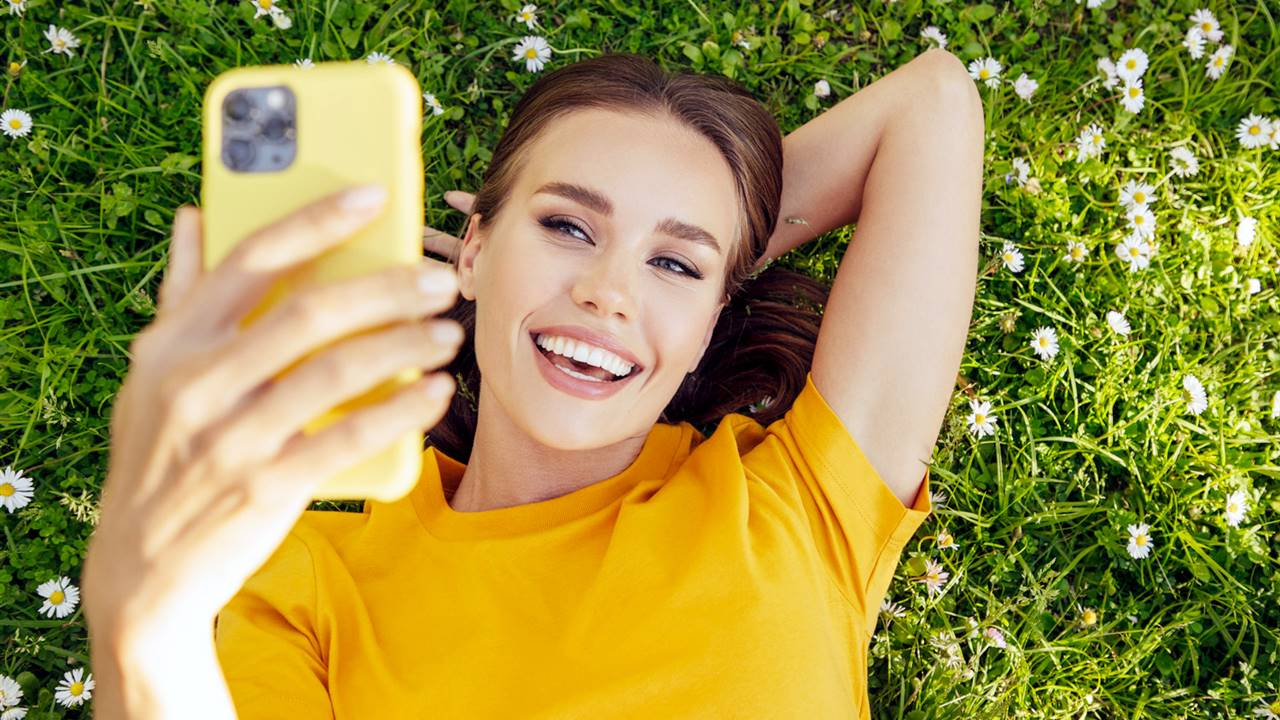
#> input picture Bimestre 2023-3/Aprendizaje Estadístico y Computacional/Semana 7/selfie.jpg, 1280 x 720 px
$ jupyter execute --allow-errors Ayudantia-7.ipynb
#> lines starting #> are read from the running program, lines starting #| are printed output that depends on the picture; long printed decimals are rounded
La clase de hoy nos permitirá crear un filtro (algo rudimentario) de imágenes en función de agrupamiento de colores

[cell 1]
import numpy as np
import cv2
import matplotlib.pyplot as plt

from sklearn.cluster import KMeans

Comenzamos cargando una imagen.

[cell 2]
# Cargamos nuestra imagen
img = cv2.imread('selfie.jpg')
#> img is the input picture: shape (720, 1280, 3); mean B, G, R 69.9, 142.6, 153.6
# Fijamos los colores RGB originales
img = cv2.cvtColor(img, cv2.COLOR_BGR2RGB)

[cell 3]
plt.imshow(img)
plt.show()

[cell 4]
# Dado que tenemos una matriz RGB (red, green, blue) vamos a ajustar
# la variable de entrada para ser utilizada en K-means
pixel_vals = img.reshape((-1,3))
print(pixel_vals)
#> (printed output is left out)
print('Cantidad de pixeles: ', len(pixel_vals))
#| Cantidad de pixeles:  921600

[cell 5]
kmeans = KMeans(n_clusters=8, random_state=0).fit(pixel_vals)

Una vez que hemos creado la instancia de nuestro modelo, podemos obtener los valores de interés, como nuestros centroides (*cluster_center_*) y las etiquetas creadas (*labels_*).

[cell 6]
centers = np.uint8(kmeans.cluster_centers_)
#> centers = [[235, 221, 195], [97, 115, 26], [231, 174, 11], [18, 30, 7], [219, 191, 136], [54, 76, 14], [146, 163, 36], [179, 142, 106]]
print(centers)
#| [[235 221 195]
#|  [ 97 115  26]
#|  [231 174  11]
#|  [ 18  30   7]
#|  [219 191 136]
#|  [ 54  76  14]
#|  [146 163  36]
#|  [179 142 106]]

[cell 7]
print(kmeans.labels_[:20])
#| [5 1 1 3 3 1 7 4 0 0 4 7 6 6 2 2 2 2 6 6]

[cell 8]
print(centers[kmeans.labels_])
#> (printed output is left out)

Ahora podemos ordenar nuestro vector por fila para obtener la matriz que representa a la imagen completa.

[cell 9]
segmented_data = centers[kmeans.labels_]
# Reajustamos nuestro vector a la dimensión original
segmented_image = segmented_data.reshape((img.shape))
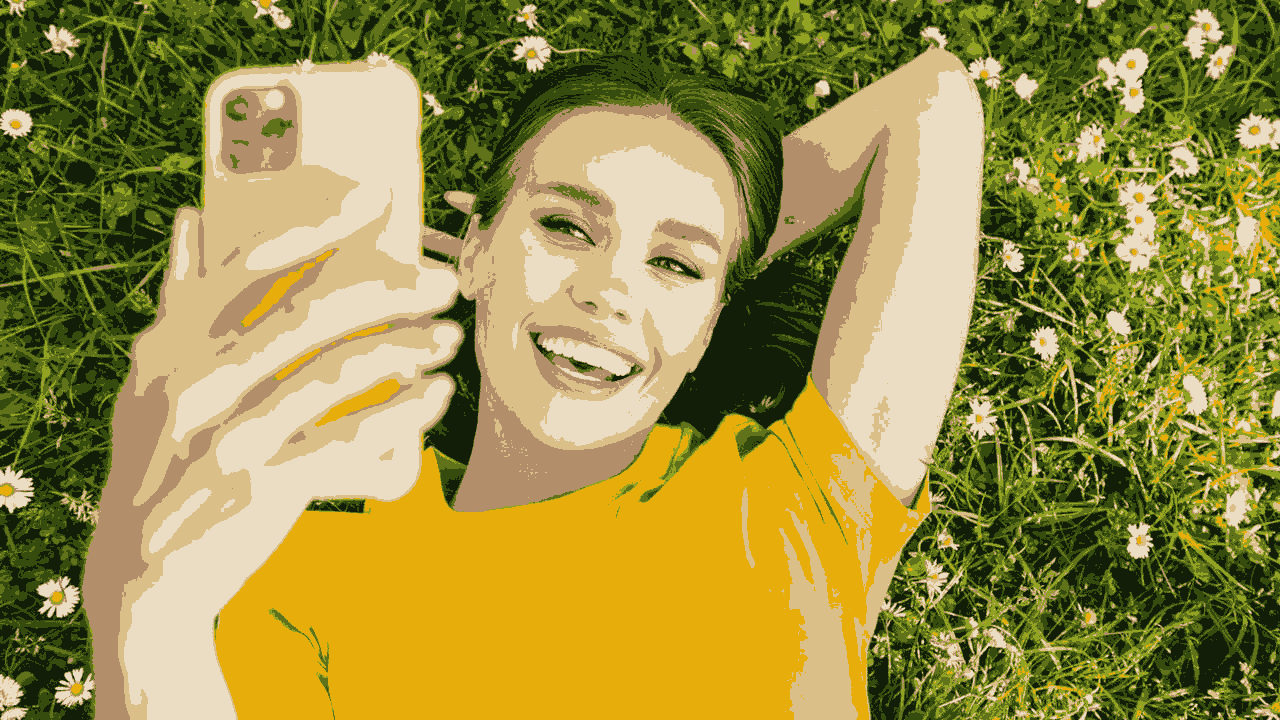
#> segmented_image: shape (720, 1280, 3); mean R, G, B 153.1, 142, 69.3

[cell 10]
h, w = 1, 2
fig = plt.figure(figsize=(w, h))
plt.subplots_adjust(bottom=4, right=4, top=6)
# Graficamos la imágen original
fig.add_subplot(h, w, 1)
ax = plt.imshow(img)
# Graficamos la imágen segmentada
fig.add_subplot(h, w, 2)
ax = plt.imshow(segmented_image)
plt.show()

[cell 11]
wcss = []
for i in range(1, 11):
    kmeans = KMeans(n_clusters = i)
    kmeans.fit(pixel_vals)
    wcss.append(kmeans.inertia_)
#> after the loop, wcss = [1.53e+10, 5.42e+09, 2.81e+09, 2.05e+09, 1.47e+09, 1.27e+09, 1.08e+09, 944591030.1, 854558557, 801298219.8]
plt.plot(range(1, 11), wcss)
plt.xlabel('Número de clusters')
plt.ylabel('WCSS')
plt.show()
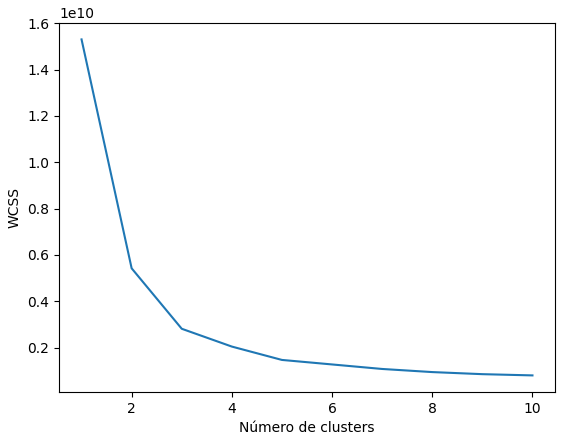
#> figure drawn by matplotlib, 1 panel; curve peaks at x = 1, y = 1.53e+10

[cell 12]
M = [img]
clusters = ['Original', 2, 3, 5, 12, 20]

[cell 13]
center_k_5 = []
for n_c in clusters[1:]:
    kmeans = KMeans(n_clusters=n_c, random_state=0).fit(pixel_vals)
    centers = np.uint8(kmeans.cluster_centers_)
    segmented_data = centers[kmeans.labels_]
    segmented_image = segmented_data.reshape((img.shape))
    M.append(segmented_image)
    if n_c == 5:
        center_k_5.append(kmeans.cluster_centers_)
#> this loop made 5 passes
#> centers on passes 1 to 2: [[218, 187, 107], [62, 79, 17]], [[224, 202, 168], [55, 73, 16], [201, 166, 35]]
#> pass 1, `segmented_image = segmented_data.reshape((img.shape))`:
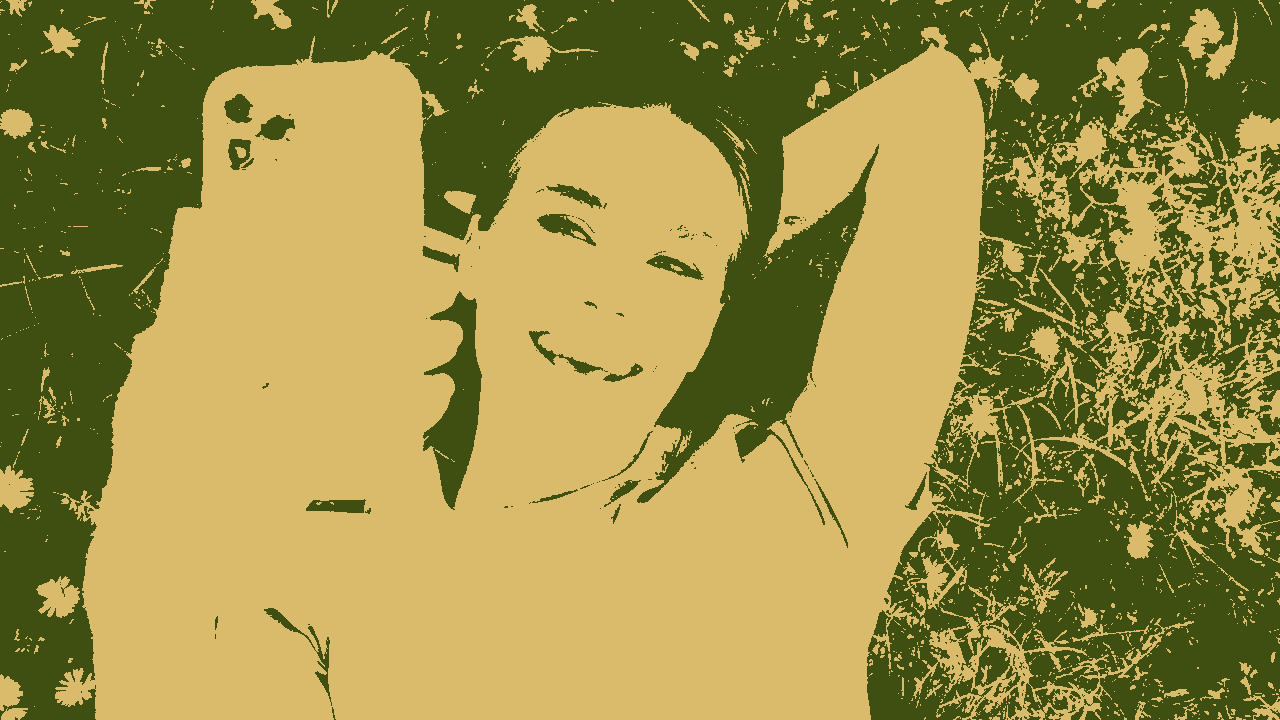
#> segmented_image: shape (720, 1280, 3); mean R, G, B 153.1, 142.1, 69.6
#> pass 2, `segmented_image = segmented_data.reshape((img.shape))`:
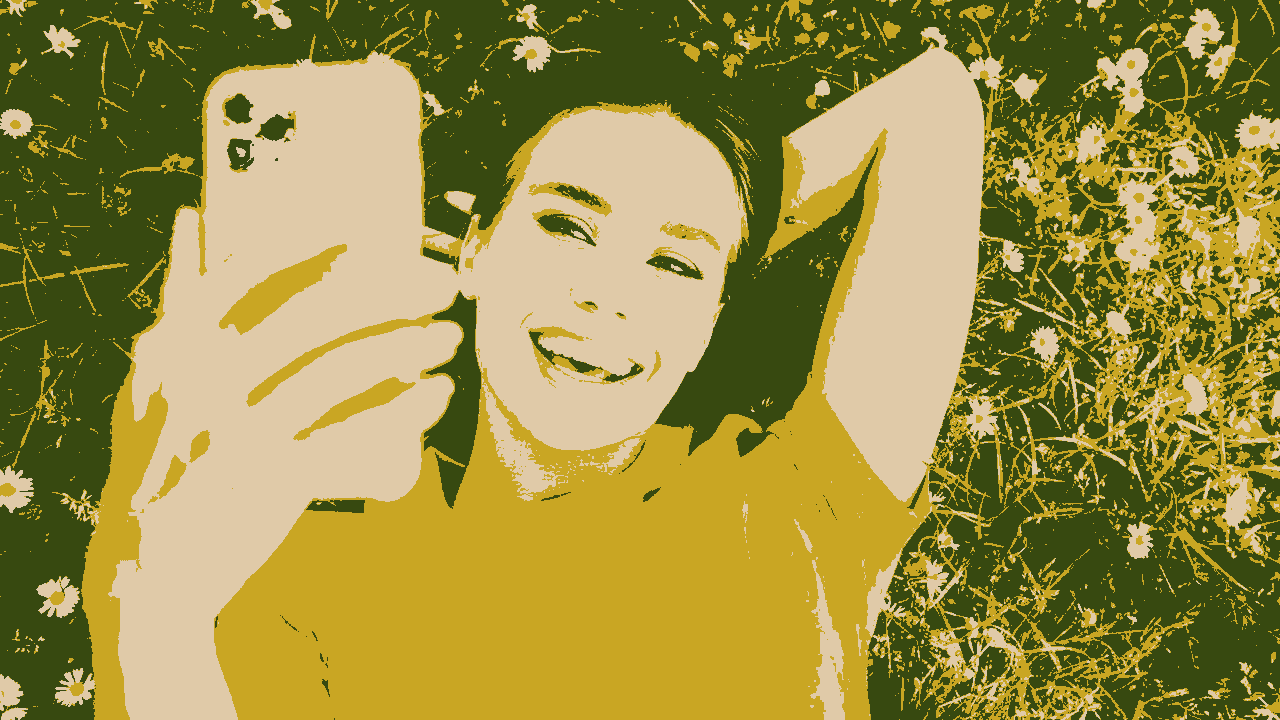
#> segmented_image: shape (720, 1280, 3); mean R, G, B 153.3, 142.3, 69.4
#> pass 3, `segmented_image = segmented_data.reshape((img.shape))`:
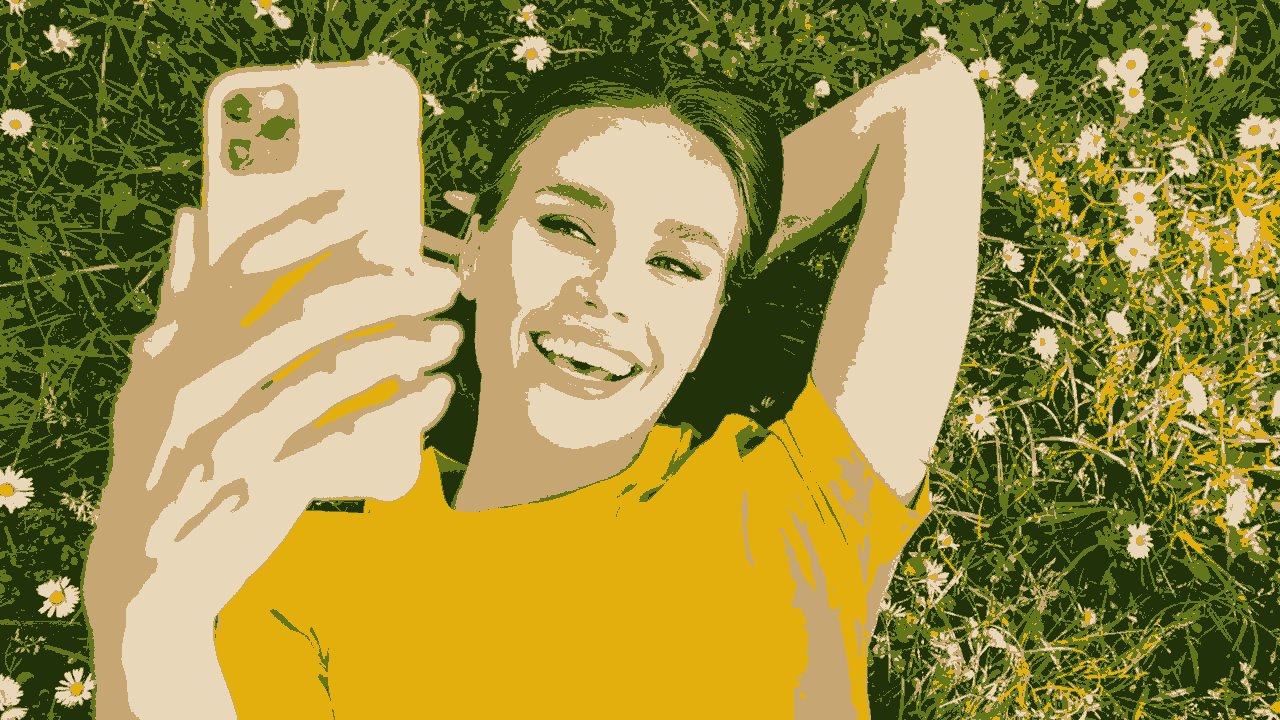
#> segmented_image: shape (720, 1280, 3); mean R, G, B 152.9, 141.8, 69.7
#> after the loop, M = 6 items; center_k_5 = 1 item

[cell 14]
h, w = 2, 3
fig = plt.figure(figsize=(w, h))
plt.subplots_adjust(bottom=4, right=4, top=6)
for i in range(w*h):
    fig.add_subplot(h, w, i + 1).set_title(f'Clusters:{clusters[i]}')
    ax = plt.imshow(M[i])
    plt.axis('off')
plt.show()

[cell 15]
print(center_k_5)
#| [array([[232.737, 215.895, 185.472],
#|        [100.640, 118.499,  28.058 ],
#|        [226.241, 175.612,  13.436],
#|        [ 33.631,  49.731,  10.074],
#|        [198.524, 167.727, 115.116]])]
colors = np.array(center_k_5)/255.0
#> colors = [[0.913, 0.847, 0.727], [0.395, 0.465, 0.11], [0.887, 0.689, 0.0527], [0.132, 0.195, 0.0395], [0.779, 0.658, 0.451]]
print(colors)
#| [[[0.9127 0.8466 0.7273 ]
#|   [0.3947 0.4647 0.11]
#|   [0.8872 0.6887 0.05269]
#|   [0.1319 0.195  0.0395]
#|   [0.7785 0.6578  0.4514]]]

Ahora, podemos extraer la paleta de colores que utiliza nuestra imagen considerando 5 clusters.

[cell 16]
fig, ax = plt.subplots()
ax.imshow(colors)
ax.set_aspect("equal")
plt.show()
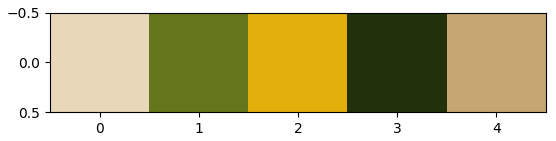
#> figure drawn by matplotlib, 1 panel
